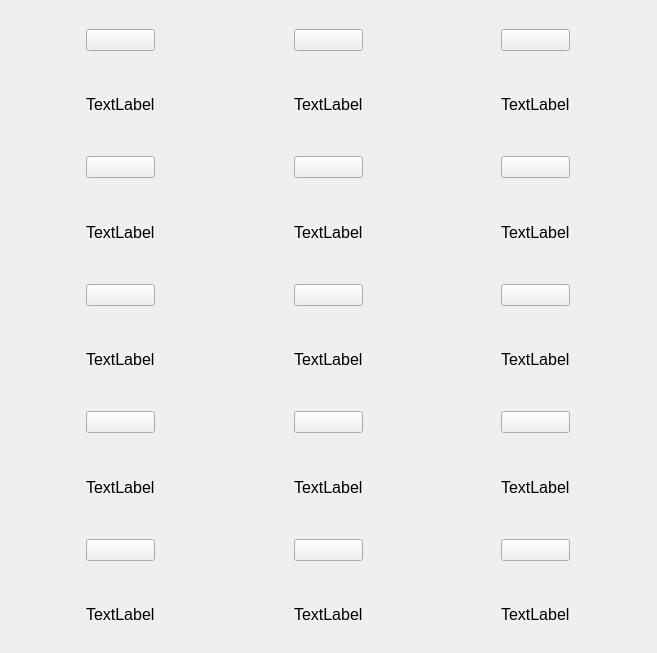
                   <widget class="QWidget" name="scrollAreaWidgetContents">
                    <property name="geometry">
                     <rect>
                      <x>0</x>
                      <y>0</y>
                      <width>657</width>
                      <height>653</height>
                     </rect>
                    </property>
                    <layout class="QVBoxLayout" name="verticalLayout_20">
                     <item>
                      <widget class="QWidget" name="widget_5" native="true">
                       <layout class="QHBoxLayout" name="horizontalLayout_10">
                        <item alignment="Qt::AlignHCenter">
                         <widget class="QWidget" name="widget_6" native="true">
                          <layout class="QVBoxLayout" name="verticalLayout_21">
                           <item>
                            <widget class="QPushButton" name="image1Btn">
                             <property name="styleSheet">
                              <string notr="true"/>
                             </property>
                             <property name="text">
                              <string/>
                             </property>
                            </widget>
                           </item>
                           <item alignment="Qt::AlignHCenter|Qt::AlignBottom">
                            <widget class="QLabel" name="imageLabel1">
                             <property name="font">
                              <font>
                               <pointsize>12</pointsize>
                              </font>
                             </property>
                             <property name="text">
                              <string>TextLabel</string>
                             </property>
                            </widget>
                           </item>
                          </layout>
                         </widget>
                        </item>
                        <item alignment="Qt::AlignHCenter">
                         <widget class="QWidget" name="widget_7" native="true">
                          <layout class="QVBoxLayout" name="verticalLayout_22">
                           <item>
                            <widget class="QPushButton" name="image2Btn">
                             <property name="text">
                              <string/>
                             </property>
                            </widget>
                           </item>
                           <item alignment="Qt::AlignHCenter|Qt::AlignBottom">
                            <widget class="QLabel" name="imageLabel2">
                             <property name="font">
                              <font>
                               <pointsize>12</pointsize>
                              </font>
                             </property>
                             <property name="text">
                              <string>TextLabel</string>
                             </property>
                            </widget>
                           </item>
                          </layout>
                         </widget>
                        </item>
                        <item alignment="Qt::AlignHCenter">
                         <widget class="QWidget" name="widget_8" native="true">
                          <layout class="QVBoxLayout" name="verticalLayout_23">
                           <item>
                            <widget class="QPushButton" name="image3Btn">
                             <property name="text">
                              <string/>
                             </property>
                            </widget>
                           </item>
                           <item alignment="Qt::AlignHCenter|Qt::AlignBottom">
                            <widget class="QLabel" name="imageLabel3">
                             <property name="font">
                              <font>
                               <pointsize>12</pointsize>
                              </font>
                             </property>
                             <property name="text">
                              <string>TextLabel</string>
                             </property>
                            </widget>
                           </item>
                          </layout>
                         </widget>
                        </item>
                       </layout>
                      </widget>
                     </item>
                     <item>
                      <widget class="QWidget" name="widget_2" native="true">
                       <layout class="QHBoxLayout" name="horizontalLayout_11">
                        <item alignment="Qt::AlignHCenter">
                         <widget class="QWidget" name="widget_9" native="true">
                          <property name="font">
                           <font>
                            <pointsize>9</pointsize>
                           </font>
                          </property>
                          <layout class="QVBoxLayout" name="verticalLayout_26">
                           <item>
                            <widget class="QPushButton" name="image4Btn">
                             <property name="text">
                              <string/>
                             </property>
                            </widget>
                           </item>
                           <item alignment="Qt::AlignHCenter|Qt::AlignBottom">
                            <widget class="QLabel" name="imageLabel4">
                             <property name="font">
                              <font>
                               <pointsize>12</pointsize>
                              </font>
                             </property>
                             <property name="text">
                              <string>TextLabel</string>
                             </property>
                            </widget>
                           </item>
                          </layout>
                         </widget>
                        </item>
                        <item alignment="Qt::AlignHCenter">
                         <widget class="QWidget" name="widget_10" native="true">
                          <layout class="QVBoxLayout" name="verticalLayout_25">
                           <item>
                            <widget class="QPushButton" name="image5Btn">
                             <property name="text">
                              <string/>
                             </property>
                            </widget>
                           </item>
                           <item alignment="Qt::AlignHCenter|Qt::AlignBottom">
                            <widget class="QLabel" name="imageLabel5">
                             <property name="font">
                              <font>
                               <pointsize>12</pointsize>
                              </font>
                             </property>
                             <property name="text">
                              <string>TextLabel</string>
                             </property>
                            </widget>
                           </item>
                          </layout>
                         </widget>
                        </item>
                        <item alignment="Qt::AlignHCenter">
                         <widget class="QWidget" name="widget_11" native="true">
                          <layout class="QVBoxLayout" name="verticalLayout_24">
                           <item>
                            <widget class="QPushButton" name="image6Btn">
                             <property name="text">
                              <string/>
                             </property>
                            </widget>
                           </item>
                           <item alignment="Qt::AlignHCenter|Qt::AlignBottom">
                            <widget class="QLabel" name="imageLabel6">
                             <property name="font">
                              <font>
                               <pointsize>12</pointsize>
                              </font>
                             </property>
                             <property name="text">
                              <string>TextLabel</string>
                             </property>
                            </widget>
                           </item>
                          </layout>
                         </widget>
                        </item>
                       </layout>
                      </widget>
                     </item>
                     <item>
                      <widget class="QWidget" name="widget" native="true">
                       <layout class="QHBoxLayout" name="horizontalLayout_13">
                        <item alignment="Qt::AlignHCenter">
                         <widget class="QWidget" name="widget_15" native="true">
                          <layout class="QVBoxLayout" name="verticalLayout_27">
                           <item>
                            <widget class="QPushButton" name="image7Btn">
                             <property name="text">
                              <string/>
                             </property>
                            </widget>
                           </item>
                           <item alignment="Qt::AlignHCenter|Qt::AlignBottom">
                            <widget class="QLabel" name="imageLabel7">
                             <property name="font">
                              <font>
                               <pointsize>12</pointsize>
                              </font>
                             </property>
                             <property name="text">
                              <string>TextLabel</string>
                             </property>
                            </widget>
                           </item>
                          </layout>
                         </widget>
                        </item>
                        <item alignment="Qt::AlignHCenter">
                         <widget class="QWidget" name="widget_16" native="true">
                          <layout class="QVBoxLayout" name="verticalLayout_28">
                           <item>
                            <widget class="QPushButton" name="image8Btn">
                             <property name="text">
                              <string/>
                             </property>
                            </widget>
                           </item>
                           <item alignment="Qt::AlignHCenter|Qt::AlignBottom">
                            <widget class="QLabel" name="imageLabel8">
                             <property name="font">
                              <font>
                               <pointsize>12</pointsize>
                              </font>
                             </property>
                             <property name="text">
                              <string>TextLabel</string>
                             </property>
                            </widget>
                           </item>
                          </layout>
                         </widget>
                        </item>
                        <item alignment="Qt::AlignHCenter">
                         <widget class="QWidget" name="widget_17" native="true">
                          <layout class="QVBoxLayout" name="verticalLayout_29">
                           <item>
                            <widget class="QPushButton" name="image9Btn">
                             <property name="text">
                              <string/>
                             </property>
                            </widget>
                           </item>
                           <item alignment="Qt::AlignHCenter|Qt::AlignBottom">
                            <widget class="QLabel" name="imageLabel9">
                             <property name="font">
                              <font>
                               <pointsize>12</pointsize>
                              </font>
                             </property>
                             <property name="text">
                              <string>TextLabel</string>
                             </property>
                            </widget>
                           </item>
                          </layout>
                         </widget>
                        </item>
                       </layout>
                      </widget>
                     </item>
                     <item>
                      <widget class="QWidget" name="widget_4" native="true">
                       <layout class="QHBoxLayout" name="horizontalLayout_12">
                        <item alignment="Qt::AlignHCenter">
                         <widget class="QWidget" name="widget_12" native="true">
                          <layout class="QVBoxLayout" name="verticalLayout_34">
                           <item>
                            <widget class="QPushButton" name="image10Btn">
                             <property name="text">
                              <string/>
                             </property>
                            </widget>
                           </item>
                           <item alignment="Qt::AlignHCenter|Qt::AlignBottom">
                            <widget class="QLabel" name="imageLabel10">
                             <property name="font">
                              <font>
                               <pointsize>12</pointsize>
                              </font>
                             </property>
                             <property name="text">
                              <string>TextLabel</string>
                             </property>
                            </widget>
                           </item>
                          </layout>
                         </widget>
                        </item>
                        <item alignment="Qt::AlignHCenter">
                         <widget class="QWidget" name="widget_13" native="true">
                          <layout class="QVBoxLayout" name="verticalLayout_35">
                           <item>
                            <widget class="QPushButton" name="image11Btn">
                             <property name="text">
                              <string/>
                             </property>
                            </widget>
                           </item>
                           <item alignment="Qt::AlignHCenter|Qt::AlignBottom">
                            <widget class="QLabel" name="imageLabel11">
                             <property name="font">
                              <font>
                               <pointsize>12</pointsize>
                              </font>
                             </property>
                             <property name="text">
                              <string>TextLabel</string>
                             </property>
                            </widget>
                           </item>
                          </layout>
                         </widget>
                        </item>
                        <item alignment="Qt::AlignHCenter">
                         <widget class="QWidget" name="widget_14" native="true">
                          <layout class="QVBoxLayout" name="verticalLayout_30">
                           <item>
                            <widget class="QPushButton" name="image12Btn">
                             <property name="text">
                              <string/>
                             </property>
                            </widget>
                           </item>
                           <item alignment="Qt::AlignHCenter|Qt::AlignBottom">
                            <widget class="QLabel" name="imageLabel12">
                             <property name="font">
                              <font>
                               <pointsize>12</pointsize>
                              </font>
                             </property>
                             <property name="text">
                              <string>TextLabel</string>
                             </property>
                            </widget>
                           </item>
                          </layout>
                         </widget>
                        </item>
                       </layout>
                      </widget>
                     </item>
                     <item>
                      <widget class="QWidget" name="widget_3" native="true">
                       <layout class="QHBoxLayout" name="horizontalLayout_14">
                        <item alignment="Qt::AlignHCenter">
                         <widget class="QWidget" name="widget_18" native="true">
                          <layout class="QVBoxLayout" name="verticalLayout_33">
                           <item>
                            <widget class="QPushButton" name="image13Btn">
                             <property name="text">
                              <string/>
                             </property>
                            </widget>
                           </item>
                           <item alignment="Qt::AlignHCenter|Qt::AlignBottom">
                            <widget class="QLabel" name="imageLabel13">
                             <property name="font">
                              <font>
                               <pointsize>12</pointsize>
                              </font>
                             </property>
                             <property name="text">
                              <string>TextLabel</string>
                             </property>
                            </widget>
                           </item>
                          </layout>
                         </widget>
                        </item>
                        <item alignment="Qt::AlignHCenter">
                         <widget class="QWidget" name="widget_19" native="true">
                          <layout class="QVBoxLayout" name="verticalLayout_32">
                           <item>
                            <widget class="QPushButton" name="image14Btn">
                             <property name="text">
                              <string/>
                             </property>
                            </widget>
                           </item>
                           <item alignment="Qt::AlignHCenter|Qt::AlignBottom">
                            <widget class="QLabel" name="imageLabel14">
                             <property name="font">
                              <font>
                               <pointsize>12</pointsize>
                              </font>
                             </property>
                             <property name="text">
                              <string>TextLabel</string>
                             </property>
                            </widget>
                           </item>
                          </layout>
                         </widget>
                        </item>
                        <item alignment="Qt::AlignHCenter">
                         <widget class="QWidget" name="widget_20" native="true">
                          <layout class="QVBoxLayout" name="verticalLayout_31">
                           <item>
                            <widget class="QPushButton" name="image15Btn">
                             <property name="text">
                              <string/>
                             </property>
                            </widget>
                           </item>
                           <item alignment="Qt::AlignHCenter|Qt::AlignBottom">
                            <widget class="QLabel" name="imageLabel15">
                             <property name="font">
                              <font>
                               <pointsize>12</pointsize>
                              </font>
                             </property>
                             <property name="text">
                              <string>TextLabel</string>
                             </property>
                            </widget>
                           </item>
                          </layout>
                         </widget>
                        </item>
                       </layout>
                      </widget>
                     </item>
                    </layout>
                   </widget>
